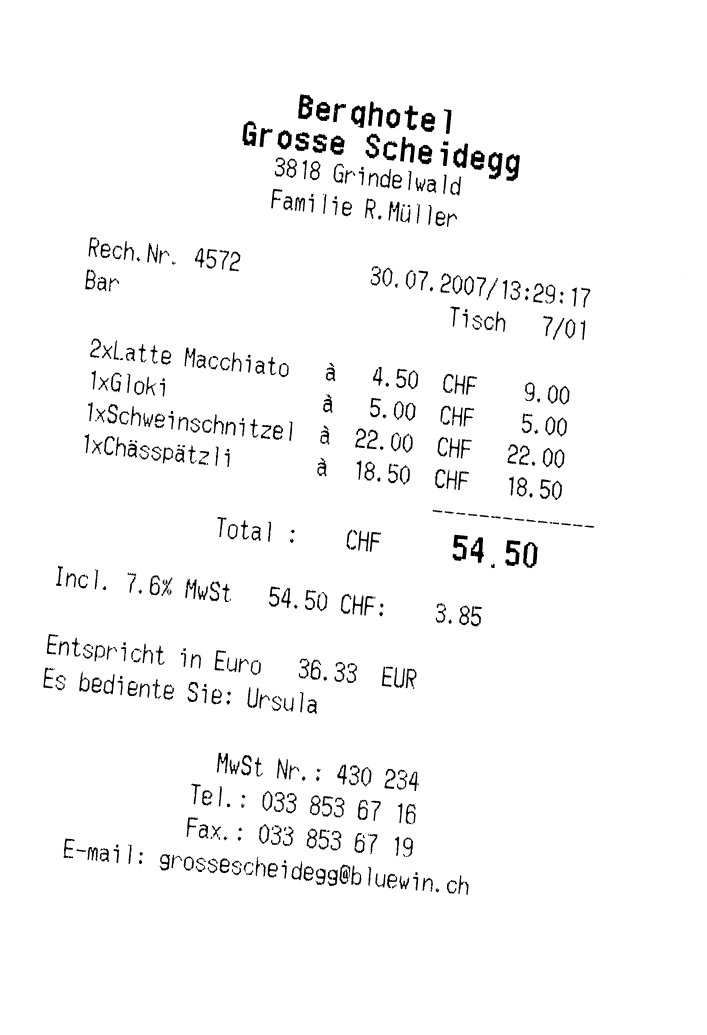
#> input picture receipt.png, 2121 x 3105 px (shown at 1/3 size)
$ python median_hough.py receipt.png   (Python 2 division)   (older library calls are emulated)
#> lines starting #> are read from the running program, lines starting #| are printed output that depends on the picture; after the words box and inside, x2 and y2 are one past the last pixel; in counts of white or black regions, pixels touching at a corner belong together; long printed decimals are rounded
# Known bugs: TEST5 gets cut off. FIXED
# Seems to be generally less robust. FIXED

import cmath, math, sys, warnings
import numpy as np
from collections import Counter

from skimage import feature, io, color, transform

def get_median(angle_magnitude_list):
	total_weight = sum([x[1] for x in angle_magnitude_list])
	current_weight = 0

	for angle, magnitude in angle_magnitude_list:
		if current_weight + magnitude > total_weight/2.0:
			return angle
		current_weight += magnitude

	return 1/0 	# shouldn't happen

def guess_rotation(cannied_picture, bound_array):
	# Get the (weighted) angle estimates for any lines running through the
	# picture, using the Hough transform.

	hspace, angles, distances = transform.hough_line(cannied_picture,
		bound_array)
	hspace, angles, distances = transform.hough_line_peaks(hspace, angles,
		distances, num_peaks=10, threshold=0.15 * np.max(hspace))

	# Give each angle a weight depending on its intensity in Hough space.
	angle_counts = Counter()

	for hough_point_idx in xrange(len(angles)):
		# The angles are from -90 to 90. Since we expect the modes to be 90
		# degrees apart (corresponding to the horizontal and vertical lines
		# of the image), fold the negative angles over to the positive ones.
		degree_angle = np.rad2deg(angles[hough_point_idx])
		if (degree_angle < 0):
			degree_angle = 90 + degree_angle

		# Round off to prevent floating point problems.
		degree_angle = round(65536.0 * degree_angle)/65536.0

		magnitude, angle = hspace[hough_point_idx], degree_angle
		angle_counts[angle] += magnitude

	cluster = [(angle, magnitude) for angle, magnitude in
					angle_counts.iteritems()]

	cluster = sorted(cluster)
	return (sum([x[1] for x in cluster]), get_median(cluster))

##############################################

img = io.imread(sys.argv[1])
#> img is the input picture: shape (3105, 2121, 3); min 0, max 255, mean 247.5
# RGB or grayscale
try:
	width, height, channels = img.shape
#> width = 3105; height = 2121; channels = 3
	gray = color.rgb2grey(img)
except ValueError:
	width, height = img.shape
	gray = img

print height, width
#| 2121 3105
edges = feature.canny(gray)
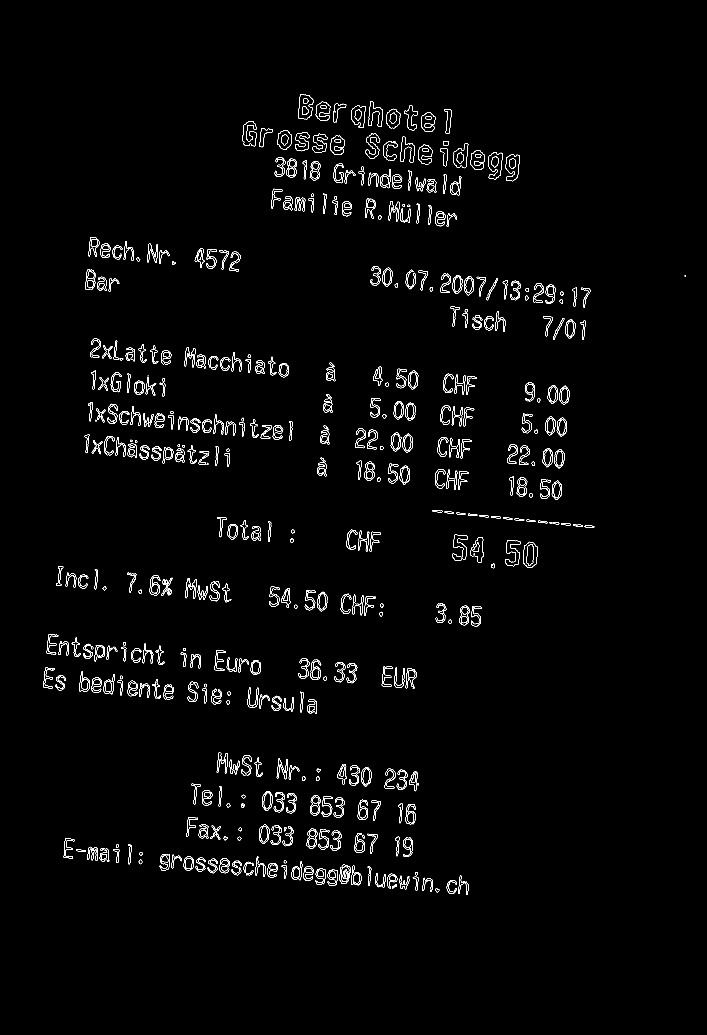
#> edges: shape (3105, 2121) bool (shown at 1/3 size); 1.3% white in thin lines or dots, all inside (x1, y1, x2, y2) = (130, 283, 2058, 2685)
print "Canny done"

# The denominators should have a common factor
initial_precision = np.pi/180.0
secondary_precision = np.pi/5040.0

initial_guess = guess_rotation(edges,
		np.arange(-np.pi/2, np.pi/2, initial_precision))[1]
#> in guess_rotation, `hspace, angles, distances = transform.hough_line(cannied_picture, boun..`: angles = 180 values from -1.57 to 1.55; distances = 7523 values from -3761 to 3761
#> in guess_rotation, `hspace, angles, distances = transform.hough_line_peaks(hspace, angles,..`: hspace = [242, 230, 205, 198, 198, 192, 192, 184, 182, 181]; angles = [0.0873, -1.48, -1.47, 0.0873, -1.48, -1.47, -1.48, 0.0873, -1.47, -1.47]; distances = [1237, -2515, -1222, 1218, -2545, -1385, -1201, 1489, -682, -355]
#> the loop in guess_rotation, `for hough_point_idx in xrange(len(angles)):` made 10 passes
#> (degree_angle, magnitude, angle) on passes 1 to 10: (5, 242, 5), (5, 230, 5), (6, 205, 6), (5, 198, 5), (5, 198, 5), (6, 192, 6), (5, 192, 5), (5, 184, 5), (6, 182, 6), (6, 181, 6)
#> after the loop in guess_rotation, `for hough_point_idx in xrange(len(angles)):`: angle_counts = {5: 1244, 6: 760}
#> in guess_rotation, `cluster = [(angle, magnitude) for angle, magnitude in angle_counts.ite..`: cluster = [(5, 1244), (6, 760)]
#> in get_median, `total_weight = sum([x[1] for x in angle_magnitude_list])`: total_weight = 2004
#> the loop in get_median, `for angle, magnitude in angle_magnitude_list:` made 1 pass
#> after the loop in get_median, `for angle, magnitude in angle_magnitude_list:`: current_weight = 0
#> initial_guess = 5

print "Initial guess %g" % initial_guess
#| Initial guess 5

neg_initial_guess = initial_guess - 90
#> neg_initial_guess = -85
# Can be improved: just do an n degree range around every peak we found,
# then eliminate duplicate
#Positive quadrant
guess_range_pos = np.arange(np.deg2rad(initial_guess) - 3*initial_precision,
	np.deg2rad(initial_guess) + 3*initial_precision, secondary_precision)
#> guess_range_pos = 169 values from 0.0349 to 0.14
#Negative quadrant
guess_range_neg = np.arange(np.deg2rad(neg_initial_guess) - 3*initial_precision,
	np.deg2rad(neg_initial_guess) + 3*initial_precision, secondary_precision)
#> guess_range_neg = 169 values from -1.54 to -1.43

final_angle = guess_rotation(edges,
	np.concatenate([guess_range_pos, guess_range_neg]))[1]
#> in guess_rotation (call 2), `hspace, angles, distances = transform.hough_line(cannied_picture, boun..`:
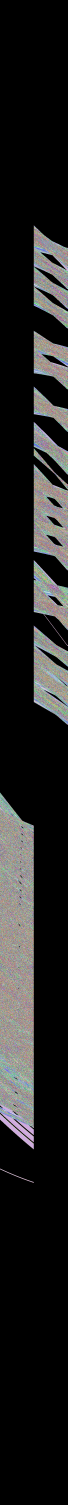
#> hspace: shape (7523, 338) uint64 (shown at 1/5 size); 246 distinct labels, from 0 to 273; one colour per label, 0 black
#> in guess_rotation (call 2), `hspace, angles, distances = transform.hough_line(cannied_picture, boun..`: angles = 338 values, max 0.14 at index 168, min -1.54 at index 169, mean -0.698; distances = 7523 values from -3761 to 3761
#> in guess_rotation (call 2), `hspace, angles, distances = transform.hough_line_peaks(hspace, angles,..`: hspace = [273, 265, 259, 250, 243, 223, 222, 215, 215, 215]; angles = [-1.47, 0.0879, -1.48, 0.0954, 0.0885, 0.0991, 0.0829, 0.103, -1.47, -1.47]; distances = [-1400, 1238, -2511, 1251, 1220, 1440, 1491, 400, -1033, -1902]
#> the loop in guess_rotation (call 2), `for hough_point_idx in xrange(len(angles)):` made 10 passes
#> (degree_angle, magnitude, angle) on passes 1 to 10: (5.64, 273, 5.64), (5.04, 265, 5.04), (5.25, 259, 5.25), (5.46, 250, 5.46), (5.07, 243, 5.07), (5.68, 223, 5.68), (4.75, 222, 4.75), (5.89, 215, 5.89), (5.68, 215, 5.68), (5.54, 215, 5.54)
#> after the loop in guess_rotation (call 2), `for hough_point_idx in xrange(len(angles)):`: angle_counts = 9 items
#> in guess_rotation (call 2), `cluster = [(angle, magnitude) for angle, magnitude in angle_counts.ite..`: cluster = [(5.64, 273), (5.04, 265), (5.25, 259), (5.46, 250), (5.07, 243), (5.68, 438), (4.75, 222), (5.89, 215), (5.54, 215)]
#> in guess_rotation (call 2), `cluster = sorted(cluster)`: cluster = [(4.75, 222), (5.04, 265), (5.07, 243), (5.25, 259), (5.46, 250), (5.54, 215), (5.64, 273), (5.68, 438), (5.89, 215)]
#> the loop in get_median (call 2), `for angle, magnitude in angle_magnitude_list:` made 5 passes
#> (angle, magnitude, current_weight) on passes 1 to 4: (4.75, 222, 222), (5.04, 265, 487), (5.07, 243, 730), (5.25, 259, 989)
#> final_angle = 5.46

# If the angle is small, negate it
# If it's large, subtract 90 and negate it.

out_rotation = -final_angle
#> out_rotation = -5.46
if abs(90-final_angle) < abs(final_angle):
	out_rotation = 90-final_angle

print "Suggested rotation: %g" % out_rotation
#| Suggested rotation: -5.464

# Use a white background for the empty spots left after rotation
rotated_image = transform.rotate(img, -out_rotation, cval=1, resize=True)
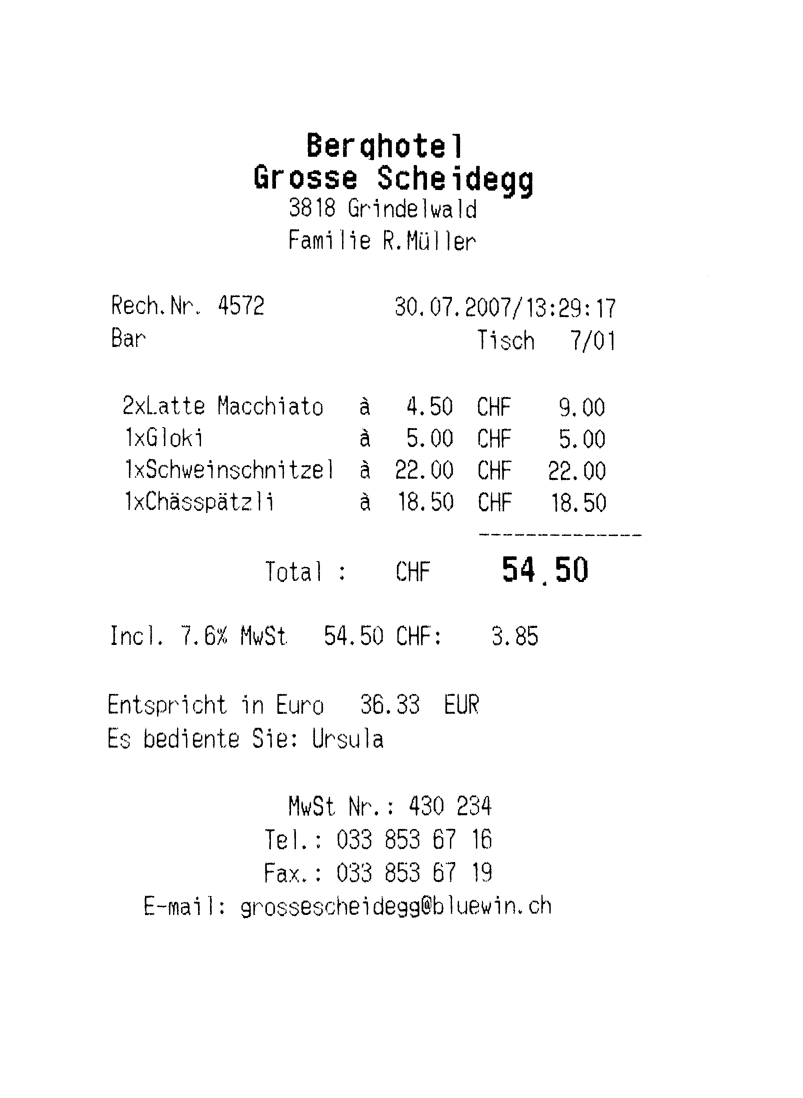
#> rotated_image: shape (3293, 2407, 3) float64 (shown at 1/3 size); min 0, max 1, mean 0.975
with warnings.catch_warnings():
	warnings.simplefilter("ignore")
#> (the run stopped early here; a loop or call above may not have finished)
